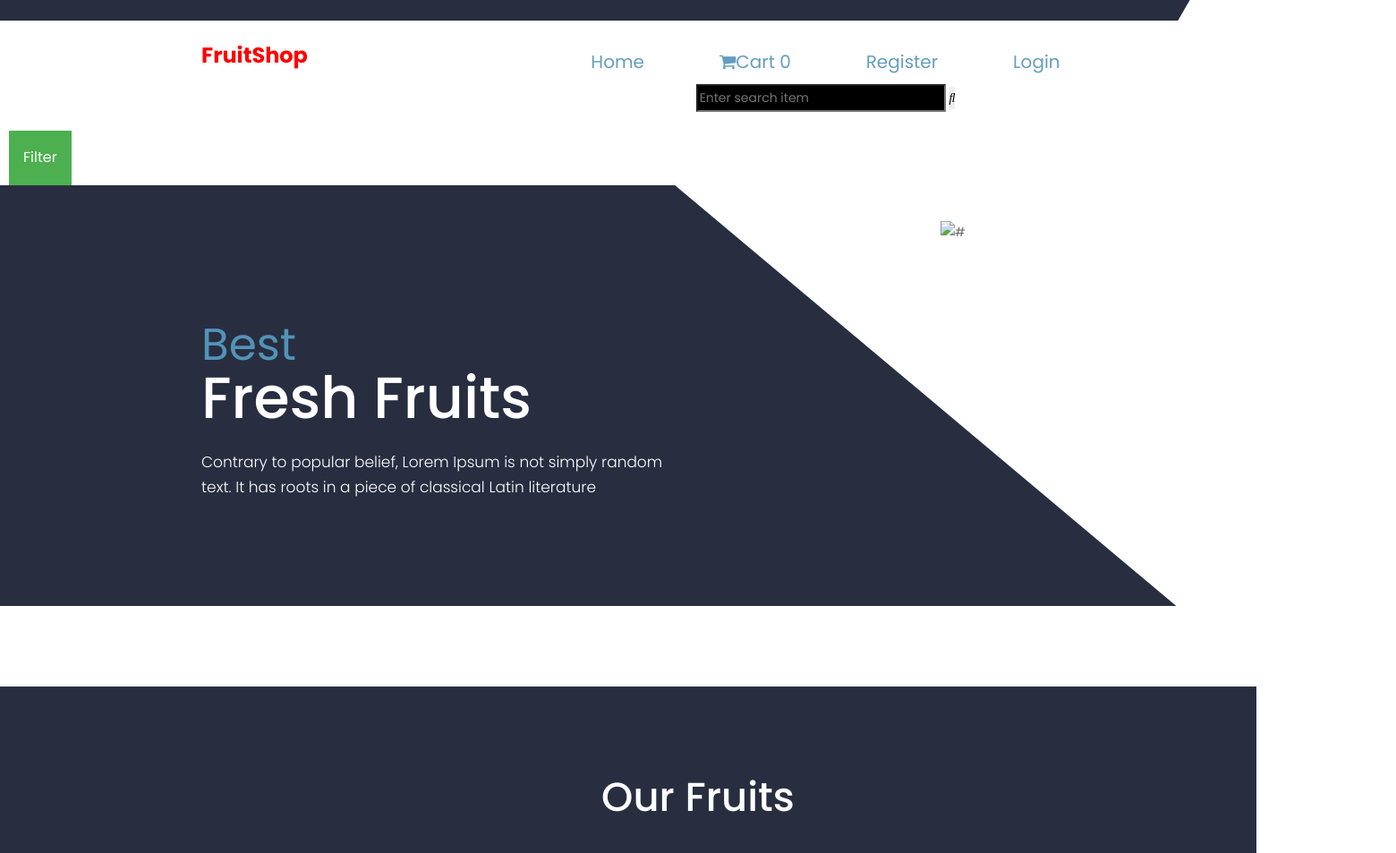
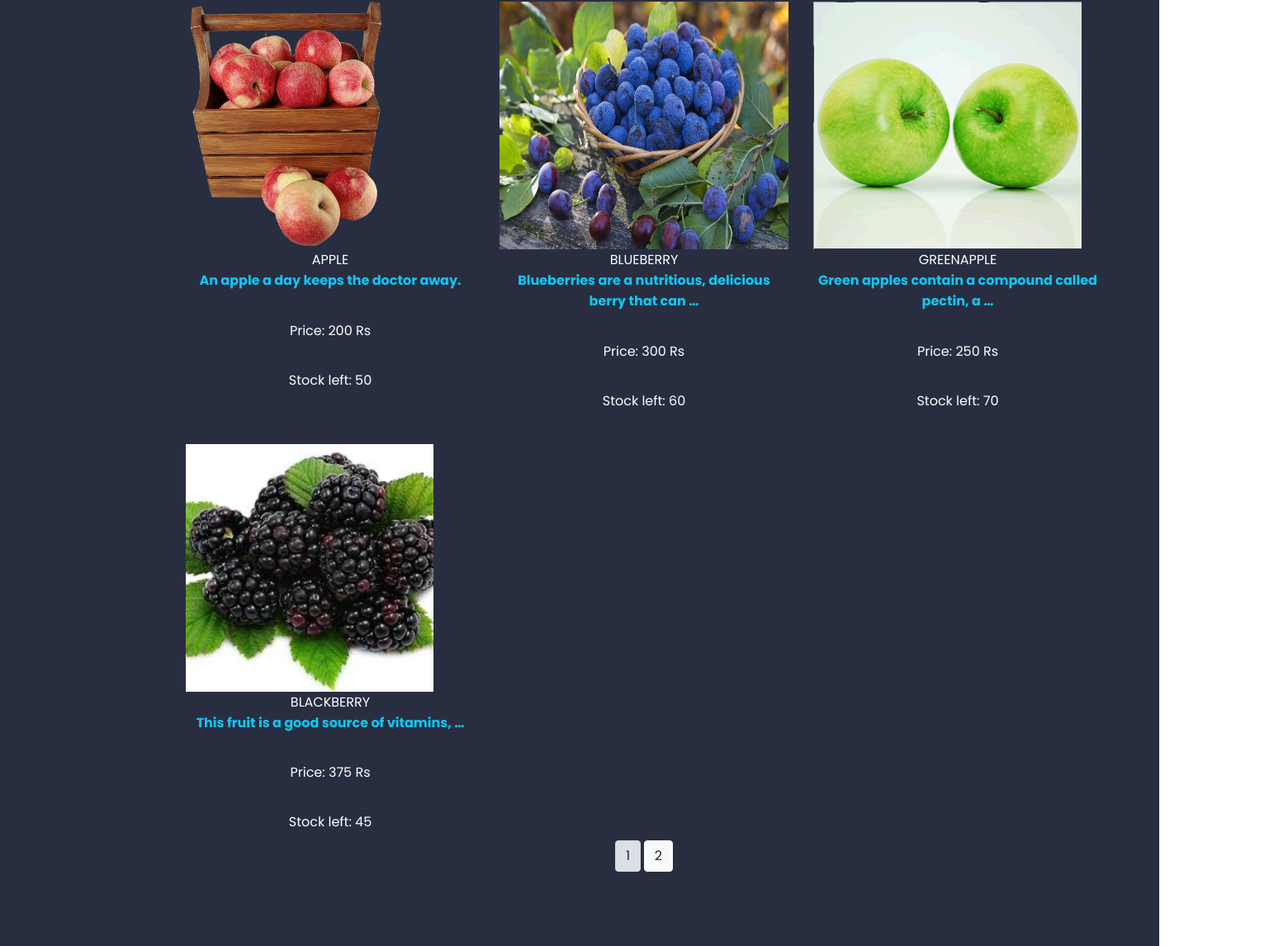
The page / on the database its author committed (2 pictures, top to bottom).
### shop/models.py (models this page shows, shortened)
class product(models.Model):
    name=models.CharField(max_length=150,unique=True)
    slug=models.SlugField(max_length=150,unique=True)
    img=models.ImageField(upload_to='product')
    desc=models.TextField()
    price=models.IntegerField()
    stock=models.IntegerField()
    available=models.BooleanField()
    category=models.ForeignKey(categ,on_delete=models.CASCADE)
    def get_url(self):
        return reverse('details', args=[self.category.slug,self.slug])

### shop/views.py (the view)
# urls.py: 2. Add a URL to urlpatterns:  path('', views.home, name='home')
def home(request,c_slug=None):
    c_page=None
    prodt=None
    if c_slug!=None:
        c_page=get_object_or_404(categ,slug=c_slug)
        prodt=product.objects.filter(category=c_page,available=True)
    else:
        prodt=product.objects.all().filter(available=True)
    cat=categ.objects.all()
    paginator=Paginator(prodt,4)
    try:
        page=int(request.GET.get('page','1'))
    except:
        page=1
    try:
        pro=paginator.page(page)
    except(EmptyPage,InvalidPage):
        pro=paginator.page(paginator.num_pages)
    return render(request,'index.html',{'pr':prodt,'ct':cat,'pg':pro})

### cart/context_processor.py (called while the page is built)
def count(request):
    item_count=0
    if 'admin' in request.path:
        return {}
    else:
        try:
            ct=cartlist.objects.filter(cart_id=c_id(request))
            cti=item.objects.all().filter(cart=ct[:1])
            for c in cti:
                item_count+=c.quantity
        except cartlist.DeosNotExist:
            item_count=0
        return dict(itc=item_count)

### cart/views.py (called while the page is built)
def c_id(request):
    ct_id=request.session.session_key
    if not ct_id:
        ct_id=request.session.create()
    return ct_id

### shop/models.py (called while the page is built)
    def get_url(self):
        return reverse('prodt_cat',args=[self.slug])

### templates/index.html (shortened to what this page needs)
{% extends 'base.html' %}
{% block content %}
{% load static %}
<!DOCTYPE html>
<html lang="en" xmlns="http://www.w3.org/1999/html">
<head>
    <link rel="stylesheet" href="{% static 'hm/css/bootstrap.min.css' %}">
    <link rel="stylesheet" href="{% static 'hm/css/style.css' %}">
    <link rel="stylesheet" href="{% static 'hm/css/responsive.css' %}">
    <link rel="stylesheet" href="{% static 'hm/css/jquery.mCustomScrollbar.min.css' %}">
</head>
<body class="main-layout">
<div class="dropdown">
  <button class="dropbtn">Filter</button>
</div>
    <section class="slider_section">
        <div class="container">
            <div class="row">
                <div class="col-md-6">
                    <div class="full">
                        <h1><strong class="cur">Best</strong><br>Fresh Fruits</h1>
                            <p>Contrary to popular belief, Lorem Ipsum is not simply random text. It has roots in a piece of classical Latin literature</p>
                    </div>
                </div>
                <div class="col-md-6">
                    <div class="full text_align_center">
                        <img class="slide_img" src="{% static 'hm/images/hmbg.jpg' %}" alt="#" />
                    </div>
                </div>
            </div>
        </div>
    </section>
    <div id="fruits" class="section dark_bg layout_padding left_white">
        <div class="container">
            <div class="row">
               <div class="col-md-12">
                    <div class="heading full text_align_center">
                        <h2 class="white_font full text_align_center">Our Fruits</h2>
                    </div>
                </div>
            </div>
            <div class="row" >
                {% for i in pg.object_list %}
                <div class="col-md-4 margin_top_30">
                    <div class="full fr">
                        <a href="{{i.get_url}}" ><img class="img-responsive"  src="{{i.img.url}}" alt="#" style="width300px;height:300px;"/></a>
                    </div>
                    <div class="full text_align_center">
                        <h4 class="white_font">{{i.name}}<br><strong class="theme_blue">{{i.desc|truncatewords:8}}</strong></h4>
                         <br>
                        <h4 class="white_font">Price: {{i.price}} Rs</h4><br>
                        <h4 class="white_font">Stock left: {{i.stock}}</h4>
                    </div>
               </div>
                {% endfor %}
            </div>
            <center>
             {% for p in pg.paginator.page_range %}
                <a href="?page={{p}}" class="btn btn-light btn-sum {% if pg.number == p%} active {% endif%}">{{p}}</a>
             {% endfor %}
            </center>
            </div>
        </div>
</body>
</html>
{% endblock %}

### templates/base.html (shortened to what this page needs)
{% load static %}
<!DOCTYPE html>
<html lang="en">
<head>
    <link rel="stylesheet" href="{% static 'hm/css/bootstrap.min.css' %}">
    <link rel="stylesheet" href="{% static 'hm/css/style.css' %}">
    <link rel="stylesheet" href="{% static 'hm/css/responsive.css' %}">
    <link rel="stylesheet" href="{% static 'hm/css/jquery.mCustomScrollbar.min.css' %}">
</head>
<body class="main-layout">
    <header id="home">
        <div class="header">
            <div class="container">
                <div class="row">
                    <div class="col-xl-3 col-lg-3 col-md-3 col-sm-3 col logo_section">
                        <div class="full">
                            <div class="center-desk">
                              <a href="/" > <h1 style="color:red"><b>FruitShop</b></h1></a>
                            </div>
                        </div>
                    </div>
                    <div class="col-xl-9 col-lg-9 col-md-9 col-sm-9">
                        <div class="menu-area">
                            <div class="limit-box">
                                <nav class="main-menu">
                                    <ul class="menu-area-main">
                                        <li class="active"><a href="/">Home</a></li>
                                        <li class="active"><a href="{% url 'cartDetails' %}"><i class="fa fa-shopping-cart" style="font-size:20px"></i>Cart&nbsp;{{itc}}</a></li>
                                        {% if user.is_authenticated %}
                                        <li>Hai {{user.username}}</li>
                                        <li class="active"><a href="accounts/logout">Logout</a></li>
                                        {% else %}
                                        <li class="active"><a href="accounts/register">Register</a></li>
                                        <li class="active"><a href="accounts/login">Login</a></li>
                                        {% endif %}
                                        <li>
                                      <form action="{% url 'search'%}" method="get" >
                                      <fieldset>
                                          <input type="text" placeholder="Enter search item" name="q" style="background-color:black;">
                                         <button type="submit"><i class="fas fa-search"></i></button>
                                      </fieldset>
                                      </form>
                                        </li>
                                    </ul>
                                </nav>
                            </div>
                        </div>
                    </div>
                </div>
            </div>
        </div>
    </header>
{% block content %}
{% endblock %}
</body>
</html>

### static/hm/css/style.css (style rules this page uses)
* { box-sizing: border-box !important; }
::placeholder { opacity: 1 !important; }
html { scroll-behavior: smooth; }
body { color: #666666; font-size: 14px; font-family: 'poppins', sans-serif; line-height: 1.80857; font-weight: normal; overflow-x: hidden; }
a { color: #1f1f1f; text-decoration: none !important; outline: none !important; -webkit-transition: all .3s ease-in-out; -moz-transition: all .3s ease-in-out; -ms-transition: all .3s ease-in-out; -o-transition: all .3s ease-in-out; transition: all .3s ease-in-out; }
h1, h2, h3, h4, h5, h6 { letter-spacing: 0; font-weight: normal; position: relative; padding: 0 0 10px 0; font-weight: normal; line-height: normal; color: #111111; margin: 0 }
h1 { font-size: 24px }
h2 { font-size: 22px }
h4 { font-size: 16px }
*, *::after, *::before { -webkit-box-sizing: border-box; -moz-box-sizing: border-box; box-sizing: border-box; }
ul, li, ol { margin: 0px; padding: 0px; list-style: none; }
p { margin: 0px; font-weight: 300; font-size: 17px; line-height: 28px; color: #333; }
a { color: #222222; text-decoration: none; outline: none !important; }
a, .btn { text-decoration: none !important; outline: none !important; -webkit-transition: all .3s ease-in-out; -moz-transition: all .3s ease-in-out; -ms-transition: all .3s ease-in-out; -o-transition: all .3s ease-in-out; transition: all .3s ease-in-out; }
.img-responsive { max-width: 100%; height: auto; }
button { border: 0; margin: 0; padding: 0; cursor: pointer; }
.full { float: left; width: 100%; }
.layout_padding { padding-top: 90px; padding-bottom: 90px; }
.margin_top_30 { margin-top: 30px !important; }
.dark_bg { background: #282e40; }
.full { width: 100%; float: left; margin: 0; padding: 0; }
.white_font { color: #fff !important; }
.text_align_center { text-align: center !important; }
.theme_blue { color: #12c6f4 !important; }
.header { background: #fff; padding: 21px 0px; border-top: solid #282e40 23px; position: relative; }
.header::after { content: ""; display: block; width: 250px; height: 30px; position: absolute; right: -15px; background: #fff; top: -30px; transform: skew(-30deg); }
nav.main-menu { float: right; margin-left: 0; }
.menu-area-main li.active a { color: #639ebe; }
.main-menu { text-align: center; }
.main-menu ul { margin: 0; list-style-type: none; }
.main-menu ul>li { display: inline-block; position: relative; }
.main-menu ul > li a { padding: 15px 40px; line-height: 20px; font-size: 20px; display: block; font-weight: 400; color: #3a3838; }
.main-menu ul li:first-child { margin-left: 0; }
.main-menu ul>li { position: inherit; display: inline-block; vertical-align: middle; }
.img-responsive { max-width: 100%; }
.slider_section { min-height: 560px; background: #282e40; position: relative; }
.slider_section::after { width: 54%; position: absolute; top: 0; right: -370px; content: ""; background: #fff; display: block; height: 100%; transform: skew(50deg); }
.slider_section::before { width: 100%; position: absolute; bottom: 0; right: 0px; content: ""; background: #fff; display: block; height: 90px; }
.slider_section .full { position: relative; z-index: 9; }
.slide_img { margin-top: 40px; margin-bottom: 0; }
.slider_section h1 { font-size: 65px; line-height: 65px; color: #fff; font-weight: 500; margin-bottom: 25px; padding-bottom: 0; margin-top: 140px; }
.slider_section h1 strong.cur { font-size: 50px; line-height: 50px; color: #5293b7; font-weight: 400; }
.slider_section p { color: #fff; font-size: 17px; }
.heading h2 { padding: 0; font-size: 45px; font-weight: 500; text-align: left; color: #282e40; }
.cur { color: #120f0f; }
.container { position: relative; z-index: 99; }
.left_white { position: relative; }
.left_white::after { position: absolute; height: 100%; width: 10%; right: 0; top: 0; background: #fff; content: ""; display: block; }
header { position: relative; z-index: 999; }

### templates/index.html (style rules this page uses)
.dropbtn { background-color: #4CAF50; color: white; padding: 16px; font-size: 16px; border: none; cursor: pointer; }
.dropdown { position: relative; display: inline-block; padding-left: 10px; }

### rows shown on the page
product: img (picture), name "APPLE", desc "An apple a day keeps the doctor away.", price "200", stock "50"
product: img (picture), name "BLUEBERRY", desc "Blueberries are a nutritious, delicious berry that can …", price "300", stock "60"
product: img (picture), name "GREENAPPLE", desc "Green apples contain a compound called pectin, a …", price "250", stock "70"
product: img (picture), name "BLACKBERRY", desc "This fruit is a good source of vitamins, …", price "375", stock "45"

### other values the page prints
{{ itc }} "0"
{{ p }} "1" "2"
